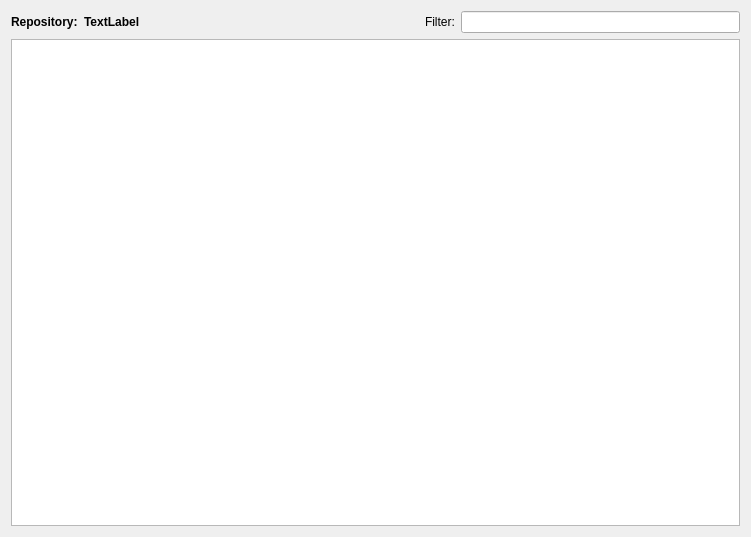
<?xml version="1.0" encoding="UTF-8"?>
<ui version="4.0">
 <class>Results</class>
 <widget class="QWidget" name="Results">
  <property name="geometry">
   <rect>
    <x>0</x>
    <y>0</y>
    <width>751</width>
    <height>537</height>
   </rect>
  </property>
  <property name="windowTitle">
   <string>Form</string>
  </property>
  <layout class="QVBoxLayout" name="verticalLayout_2">
   <item>
    <layout class="QVBoxLayout" name="verticalLayout">
     <item>
      <layout class="QHBoxLayout" name="horizontalLayout">
       <item>
        <widget class="QLabel" name="label_2">
         <property name="font">
          <font>
           <weight>75</weight>
           <bold>true</bold>
          </font>
         </property>
         <property name="text">
          <string>Repository:</string>
         </property>
         <property name="alignment">
          <set>Qt::AlignLeading|Qt::AlignLeft|Qt::AlignVCenter</set>
         </property>
        </widget>
       </item>
       <item>
        <widget class="QLabel" name="repository">
         <property name="font">
          <font>
           <weight>75</weight>
           <bold>true</bold>
          </font>
         </property>
         <property name="text">
          <string>TextLabel</string>
         </property>
         <property name="alignment">
          <set>Qt::AlignLeading|Qt::AlignLeft|Qt::AlignVCenter</set>
         </property>
        </widget>
       </item>
       <item>
        <spacer name="horizontalSpacer">
         <property name="orientation">
          <enum>Qt::Horizontal</enum>
         </property>
         <property name="sizeHint" stdset="0">
          <size>
           <width>40</width>
           <height>20</height>
          </size>
         </property>
        </spacer>
       </item>
       <item>
        <widget class="QLabel" name="label">
         <property name="text">
          <string>Filter:</string>
         </property>
         <property name="alignment">
          <set>Qt::AlignLeading|Qt::AlignLeft|Qt::AlignVCenter</set>
         </property>
        </widget>
       </item>
       <item>
        <widget class="QLineEdit" name="lineEdit">
         <property name="minimumSize">
          <size>
           <width>200</width>
           <height>0</height>
          </size>
         </property>
        </widget>
       </item>
      </layout>
     </item>
     <item>
      <widget class="TreeView" name="view">
       <property name="sizePolicy">
        <sizepolicy hsizetype="Expanding" vsizetype="Expanding">
         <horstretch>0</horstretch>
         <verstretch>4</verstretch>
        </sizepolicy>
       </property>
       <property name="alternatingRowColors">
        <bool>true</bool>
       </property>
      </widget>
     </item>
    </layout>
   </item>
  </layout>
 </widget>
 <customwidgets>
  <customwidget>
   <class>TreeView</class>
   <extends>QTreeView</extends>
   <header>tree.h</header>
  </customwidget>
 </customwidgets>
 <resources/>
 <connections/>
</ui>
